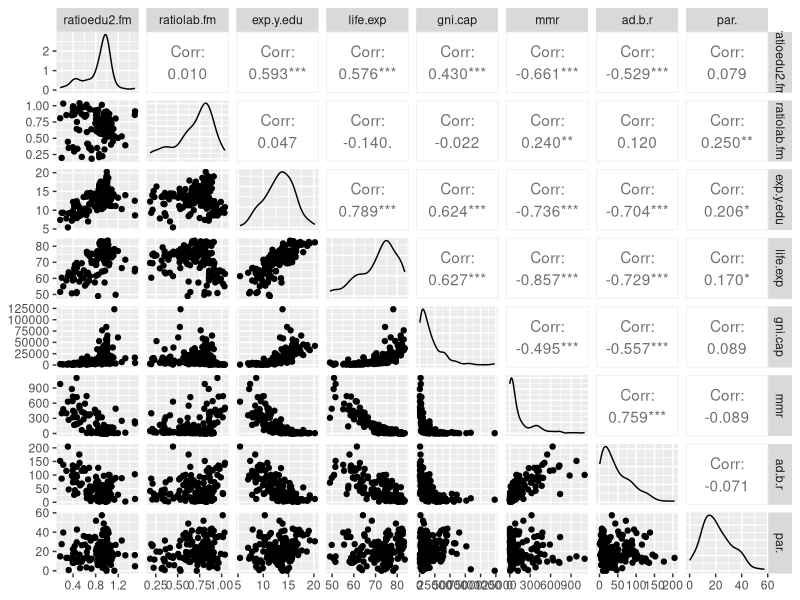
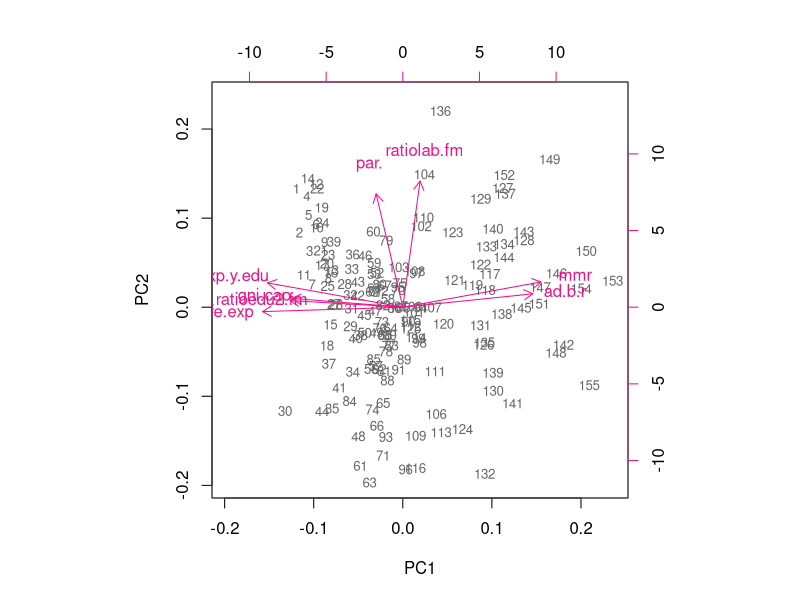
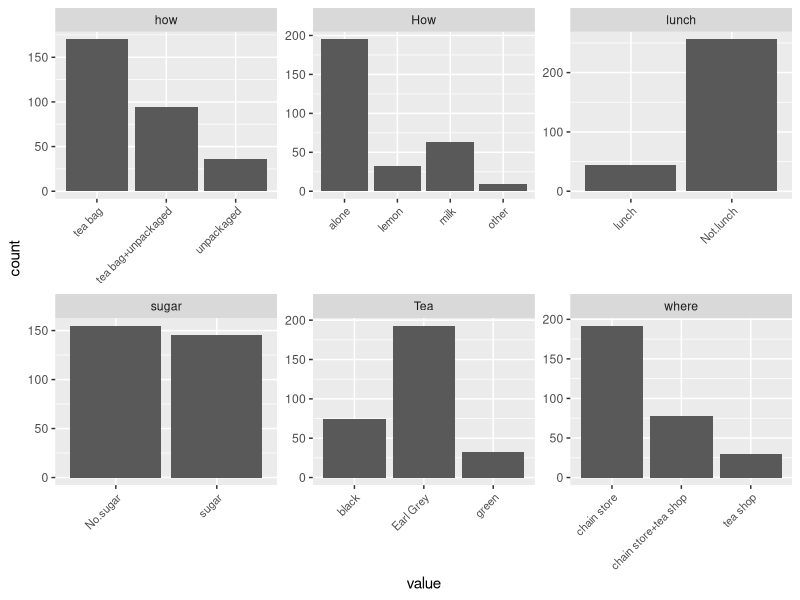

These figures' R source, in order:
## ---- chunk 1
#set wokring directory and load the human data into R

setwd("D:/Sydney Uni/forth semester units of study/Intro to Open Data Science/IODS-project")

human <- as.data.frame(read.table('data/human.csv', sep="\t", header = TRUE))
## ---- chunk 2
#explore the structure and dimentions of the data
str(human)
## ---- chunk 3
#access package
library(dplyr)
library(ggplot2)
library(GGally)
# access packages FactoMineR and tidyr
library(FactoMineR)
library(tidyr)
library(corrplot)
## ---- chunk 4
ggpairs(human)
summary(human)
## ---- chunk 5
#perform pca
pca_human <- prcomp(human)
#show summary of the non-standardized variables
summary(pca_human)
#draw a biplot of the principal component
## ---- chunk 6
# standardize human data
human_std <- scale(human)

# print out summaries of the standardized variables
summary(human_std)

# perform principal component analysis (with the SVD method)
pca_human <- prcomp(human_std)

# draw a biplot of the principal component representation and the original variables
biplot(pca_human, choices = 1:2, cex = c(0.8, 1), col = c("grey40", "deeppink2"))
## ---- chunk 7

#load tea data to R and glimpse it
data("tea")
glimpse(tea)

# column names to keep in the dataset
keep_columns <- c("Tea", "How", "how", "sugar", "where", "lunch")

# select the 'keep_columns' to create a new dataset
tea_time <- select(tea, one_of(keep_columns))

# look at the summaries and structure of the data
summary(tea_time)
str(tea_time)

# visualize the dataset
gather(tea_time) %>% ggplot(aes(value)) + facet_wrap("key", scales = "free") + geom_bar() + theme(axis.text.x = element_text(angle = 45, hjust = 1, size = 8))
